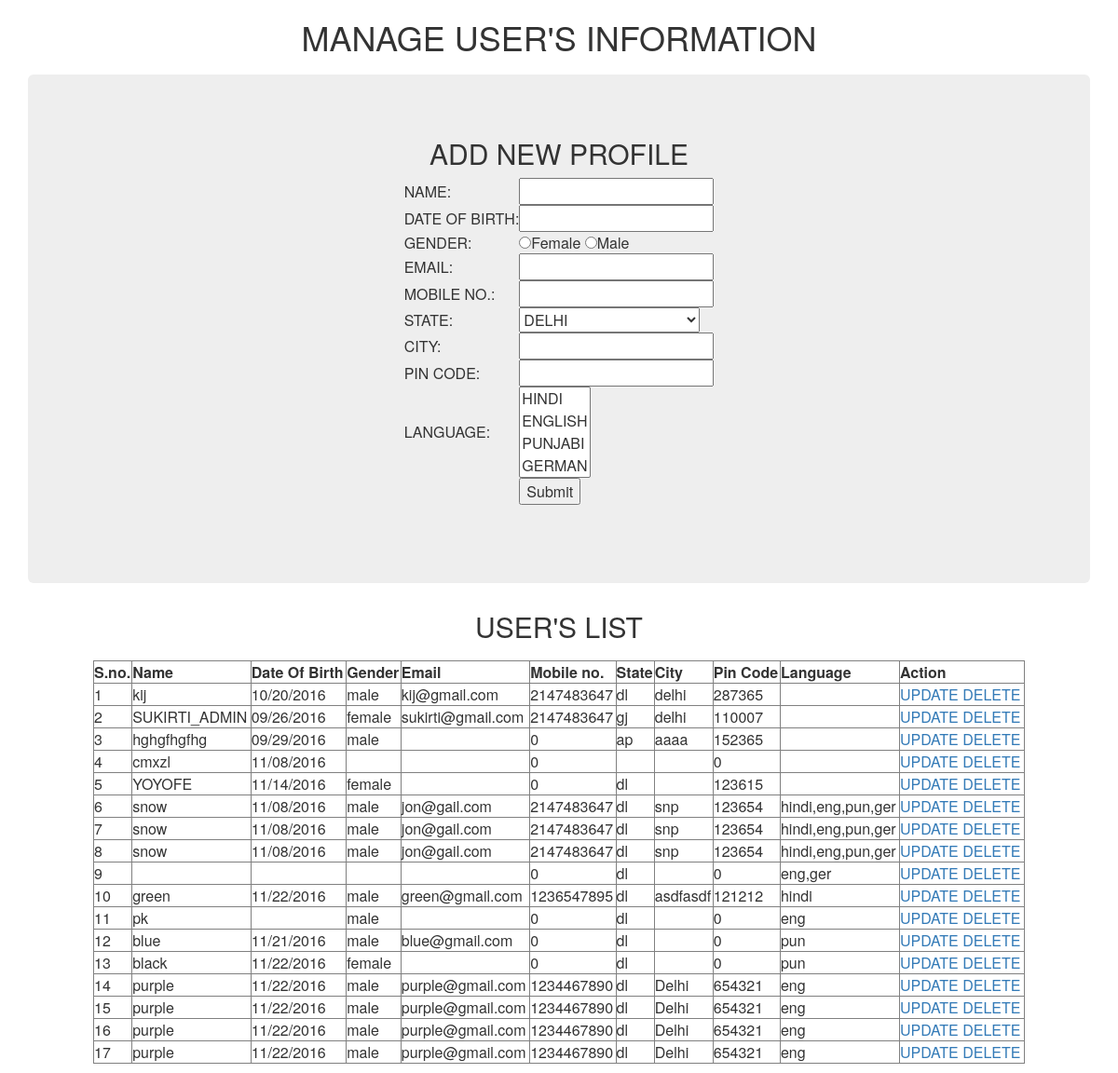
The app's page /admin.php with its own data.
### tables this page shows
CREATE TABLE `profile` (
  `id` int(11) NOT NULL,
  `user` varchar(50) NOT NULL,
  `dob` varchar(50) DEFAULT NULL,
  `gender` varchar(50) DEFAULT NULL,
  `email` varchar(50) DEFAULT NULL,
  `mobile` int(50) DEFAULT NULL,
  `state` varchar(50) DEFAULT NULL,
  `city` varchar(50) DEFAULT NULL,
  `pincode` int(11) DEFAULT NULL,
  `language` varchar(255) NOT NULL,
  `password` varchar(50) DEFAULT NULL,
  `user_type` int(1) NOT NULL DEFAULT '0'
);

### admin.php (the view, shortened to what this page needs)
<?php
$sql=mysql_query("select * from profile");
$epr=$msg='';
?>
<html>
	<head>
	<link rel="stylesheet" href="https://maxcdn.bootstrapcdn.com/bootstrap/3.3.7/css/bootstrap.min.css">
	<link rel="stylesheet" href="https://ajax.googleapis.com/ajax/libs/jqueryui/1.11.4/themes/smoothness/jquery-ui.css">
	</head>
	<body class="container">
	<h1 align="center"> MANAGE USER'S INFORMATION  <h1>
	<div class="jumbotron">
	<?php
	if($epr=='update'){
	 $id=$_GET['id'];
	 $row = mysql_query("select * from profile where id='$id'");
     $us_row = mysql_fetch_assoc($row);
	?>
<h2 align="center">UPDATE STUDENTS</h2>
<form method ="POST" action='admin.php?epr=saveup&id=<?php echo $id; ?>'>
<table align="center">
<tr>
	<td>NAME:</td>
	<td><input type='text' name='txtuser' value="<?php echo $us_row['user']?>"></td>
</tr>
<tr>
	<td>DATE OF BIRTH:</td>
	<td><input id="datepicker" name='txtdob' value="<?php echo $us_row['dob']?>"></td>
</tr>
<tr>
	<td>GENDER:</td>
	<td> <input type="radio" name="txtgender" value="female" <?php echo ($us_row['gender']=='female')?'checked':'' ?> >Female
  <input type="radio" name="txtgender" value="male" <?php echo ($us_row['gender']=='male')?'checked':'' ?> >Male </td>
</tr>
<tr>
	<td>EMAIL:</td>
	<td><input type='text' name='txtemail' pattern="[a-z0-9._%+-]+@[a-z0-9.-]+\.[a-z]{2,4}$" title="Type a valid email" value="<?php echo $us_row['email']?>"></td>
</tr>
<tr>
	<td>MOBILE NUMBER:</td>
	<td><input type='text' name='txtmobile'  pattern="[0-9]{10}" title="Should be a 10 digit number" value="<?php echo $us_row['mobile']?>"></td>
</tr>
<tr>
	<td>STATE:</td>
	<td>
	<select name="txtstate" selected="<?php echo $us_row['state']; ?>" >
  <option value="dl">DELHI</option>
  <option value="jnk">JAMMU AND KASHMIR</option>
  <option value="hp">HIMACHAL PRADESH</option>
  <option value="hr">HARYANA</option>
  <option value="up">UTTAR PRADESH</option>
  <option value="mp">MADHYA PRADESH</option>
  <option value="br">BIHAR</option>
  <option value="ap">ANDRA PRADESH</option>
  <option value="gj">GUJRAT</option>
  <option value="mh">MAHARASHTRA</option>
  <option value="kr">KARNATAKA</option>
  <option value="pb">PUNJAB</option>
  <option value="pb">PUNJAB</option>
</select>
	 </td>
</tr>
<tr>
	<td>CITY:</td>
	<td><input type='text' name='txtcity' value="<?php echo $us_row['city']?>"></td>
</tr>
<tr>
	<td>PIN CODE:</td>
	<td><input type='text' name='txtpin' pattern="[0-9]{6}" title="Should be a 6 digit number"  value="<?php echo $us_row['pincode']?>"></td>
</tr>
<tr>
	<td>LANGUAGE:</td>
	<td><select name="txtlanguage[]" multiple>
	<option value="hindi" <?php echo ($us_row['language']=='hindi')?'selected':'' ?>>HINDI</option>
	<option value="eng" <?php echo ($us_row['language']=='eng')?'selected':'' ?>>ENGLISH</option>
  <option value="pun" <?php echo ($us_row['language']=='pun')?'selected':'' ?>>PUNJABI</option>
  <option value="ger" <?php echo ($us_row['language']=='ger')?'selected':'' ?>>GERMAN</option>
</select></td>
</tr>
<tr>
	<td></td>
	<td><input type='submit' name='btnsave'></td>
</tr>
</table>
</form>
	<?php }else{ ?>
<h2 align="center"> ADD NEW PROFILE</h2>
<form method="POST" action='admin.php?epr=save'>
<table align="center">
<tr>
<td>NAME: </td>
<td><input type='text' name='txtuser'></td>
</tr>
<tr>
<td>DATE OF BIRTH: </td>
<td><input id="datepicker" name='txtdob'></td>
</tr>
<tr>
<td>GENDER: </td>
<td>    <input type="radio" name="txtgender" value="female">Female
  <input type="radio" name="txtgender" value="male">Male </td>
</tr>
<tr>
<td>EMAIL: </td>
<td> <input type="text" name="txtemail" pattern="[a-z0-9._%+-]+@[a-z0-9.-]+\.[a-z]{2,4}$" title="Type a valid email"/>  </td>
</tr>
<tr>
<td>MOBILE NO.: </td>
<td> <input type="text" name="txtmobile" pattern="[0-9]{10}" title="Should be a 10 digit number"> </td>
</tr>
<tr>
<td>STATE: </td>
<td> <select name="txtstate">
  <option value="dl">DELHI</option>
</select> </td>
</tr>
<tr>
<td>CITY: </td>
<td><input type='text' name='txtcity'></td>
</tr>
<tr>
<td>PIN CODE: </td>
<td><input type="text" name="txtpin" pattern="[0-9]{6}" title="Should be a 6 digit number"></td>
</tr>
<tr>
<td>LANGUAGE: </td>
<td><select name="txtlanguage[]" multiple>
  <option value="hindi">HINDI</option>
  <option value="eng" >ENGLISH</option>
  <option value="pun">PUNJABI</option>
  <option value="ger">GERMAN</option>
</select></td>
</tr>
<tr>
<td> </td>
<td><input type='submit' name='btnsave'></td>
</tr>
</table>
</form>
	<?php } ?>
</div>
	<h2 align="center"> USER'S LIST<h2>
<table align="center" border="1" cellspacing="0" cellpadding="0" width="1000">
	<thead>
		<th>S.no.</th>
		<th>Name</th>
		<th>Date Of Birth</th>
		<th>Gender</th>
		<th>Email</th>
		<th>Mobile no.</th>
		<th>State</th>
		<th>City</th>
		<th>Pin Code</th>
		<th>Language</th>
		<th>Action</th>
	</thead>
	<?php
	$i=1;
	while($row=mysql_fetch_array($sql)){
		echo" <tr>
		<td>".$i."</td>
		<td>".$row['user']."</td>
		<td>".$row['dob']."</td>
		<td>".$row['gender']."</td>
		<td>".$row['email']."</td>
		<td>".$row['mobile']."</td>
		<td>".$row['state']."</td>
		<td>".$row['city']."</td>
		<td>".$row['pincode']."</td>
		<td>".$row['language']."</td>
		<td> <a href='admin.php?epr=update&id=".$row['id']."'>UPDATE</a>
		<a href='admin.php?epr=delete&id=".$row['id']."'>DELETE</a>
				  </td>
		</tr>";
		$i++;
		}
	?>
</table>
	</body>
</html>

### records on screen
profile: user "kij", dob "10/20/2016", gender "male", email "kij@gmail.com", mobile "2147483647", state "dl", city "delhi", pincode "287365"
profile: user "SUKIRTI_ADMIN", dob "09/26/2016", gender "female", email "sukirti@gmail.com", mobile "2147483647", state "gj", city "delhi", pincode "110007"
profile: user "hghgfhgfhg", dob "09/29/2016", gender "male", mobile "0", state "ap", city "aaaa", pincode "152365"
profile: user "cmxzl", dob "11/08/2016", mobile "0", pincode "0"
profile: user "YOYOFE", dob "11/14/2016", gender "female", mobile "0", state "dl", pincode "123615"
profile: user "snow", dob "11/08/2016", gender "male", email "jon@gail.com", mobile "2147483647", state "dl", city "snp", pincode "123654", language "hindi,eng,pun,ger"
profile: user "snow", dob "11/08/2016", gender "male", email "jon@gail.com", mobile "2147483647", state "dl", city "snp", pincode "123654", language "hindi,eng,pun,ger"
profile: user "snow", dob "11/08/2016", gender "male", email "jon@gail.com", mobile "2147483647", state "dl", city "snp", pincode "123654", language "hindi,eng,pun,ger"
profile: mobile "0", state "dl", pincode "0", language "eng,ger"
profile: user "green", dob "11/22/2016", gender "male", email "green@gmail.com", mobile "1236547895", state "dl", city "asdfasdf", pincode "121212", language "hindi"
profile: user "pk", gender "male", mobile "0", state "dl", pincode "0", language "eng"
profile: user "blue", dob "11/21/2016", gender "male", email "blue@gmail.com", mobile "0", state "dl", pincode "0", language "pun"
profile: user "black", dob "11/22/2016", gender "female", mobile "0", state "dl", pincode "0", language "pun"
profile: user "purple", dob "11/22/2016", gender "male", email "purple@gmail.com", mobile "1234467890", state "dl", city "Delhi", pincode "654321", language "eng"
profile: user "purple", dob "11/22/2016", gender "male", email "purple@gmail.com", mobile "1234467890", state "dl", city "Delhi", pincode "654321", language "eng"
profile: user "purple", dob "11/22/2016", gender "male", email "purple@gmail.com", mobile "1234467890", state "dl", city "Delhi", pincode "654321", language "eng"
profile: user "purple", dob "11/22/2016", gender "male", email "purple@gmail.com", mobile "1234467890", state "dl", city "Delhi", pincode "654321", language "eng"
